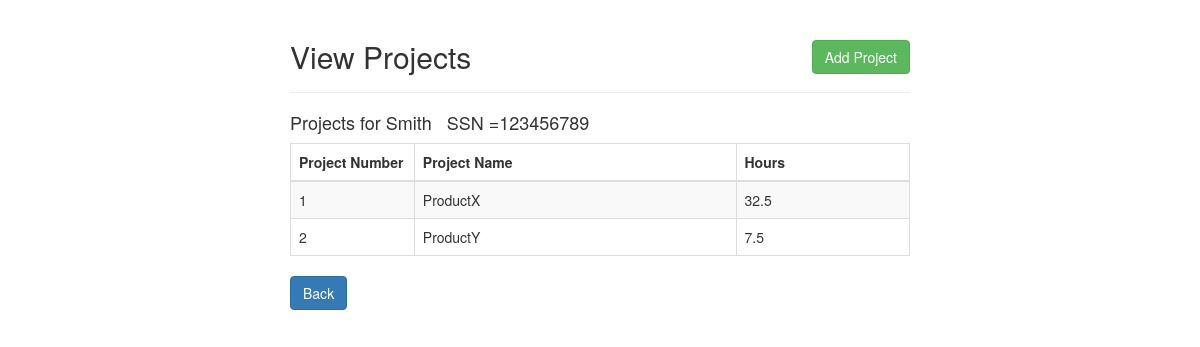
Screenshot of /viewProjects.php?Ssn=123456789&Lname=Smith with the database file from the repository.
### tables this page shows
create table WORKS_ON (
  Essn char(9) not null,  
  Pno int(2) not null, 
  Hours decimal(3,1),  
  primary key (Essn, Pno), 
  foreign key (Essn) references EMPLOYEE(Ssn),
  foreign key (Pno) references PROJECT(Pnumber)
);

create table PROJECT (
  Pname varchar(20) not null,
  Pnumber int(4) not null,  
  Plocation varchar(20) not null,
  Dnum int(2) not null, 
  primary key (Pnumber), 
  unique (Pname), 
  foreign key (Dnum) references DEPARTMENT(Dnumber)
);

### viewProjects.php (the view, shortened to what this page needs)
<?php
    require_once "config.php";
?>
<!DOCTYPE html>
<html lang="en">
<head>
    <link rel="stylesheet" href="https://maxcdn.bootstrapcdn.com/bootstrap/3.3.7/css/bootstrap.css">
</head>
<body>
    <div class="wrapper">
        <div class="container-fluid">
            <div class="row">
                <div class="col-md-12">
                    <div class="page-header clearfix">
                        <h2 class="pull-left">View Projects</h2>
						<a href="addProject.php" class="btn btn-success pull-right">Add Project</a>
                    </div>
<?php
if(isset($_SESSION["Ssn"]) ){
    $sql = "SELECT P.Pname, P.Pnumber, WO.Hours, WO.Essn FROM PROJECT P, WORKS_ON WO WHERE WO.Essn = ? AND WO.Pno = P.Pnumber";
    if($stmt = mysqli_prepare($link, $sql)){
        mysqli_stmt_bind_param($stmt, "s", $param_Ssn);
       $param_Ssn = ($_SESSION["Ssn"]);
	   $Lname = trim($_GET["Lname"]);
        if(mysqli_stmt_execute($stmt)){
            $result = mysqli_stmt_get_result($stmt);
			echo"<h4> Projects for ".$Lname." &nbsp      SSN =".$param_Ssn."</h4><p>";
			if(mysqli_num_rows($result) > 0){
				echo "<table class='table table-bordered table-striped'>";
                    echo "<thead>";
                        echo "<tr>";
                            echo "<th width = 20%>Project Number</th>";
                            echo "<th>Project Name</th>";
                            echo "<th>Hours</th>";
                        echo "</tr>";
                    echo "</thead>";
                    echo "<tbody>";
                    while($row = mysqli_fetch_array($result)){
                        echo "<tr>";
                        echo "<td>" . $row['Pnumber'] . "</td>";
                        echo "<td>" . $row['Pname'] . "</td>";
                        echo "<td>" . $row['Hours'] . "</td>";
                        echo "</tr>";
                    }
                    echo "</tbody>";
                echo "</table>";
			} else {
				echo "No Projects. ";
			}
        } else{
            header("location: error.php");
            exit();
        }
    }
} else{
    header("location: error.php");
    exit();
}
?>
	<p><a href="index.php" class="btn btn-primary">Back</a></p>
    </div>
   </div>
  </div>
</div>
</body>
</html>

### viewProjects.php (style rules this page uses)
.wrapper { width: 650px; margin: 0 auto; }
.page-header h2 { margin-top: 0; }

### rows the page displays
works_on: Pno.Pnumber "1", Pno.Pname "ProductX", Hours "32.5"
works_on: Pno.Pnumber "2", Pno.Pname "ProductY", Hours "7.5"

### other values shown
$Lname "Smith"
$param_Ssn "123456789"
